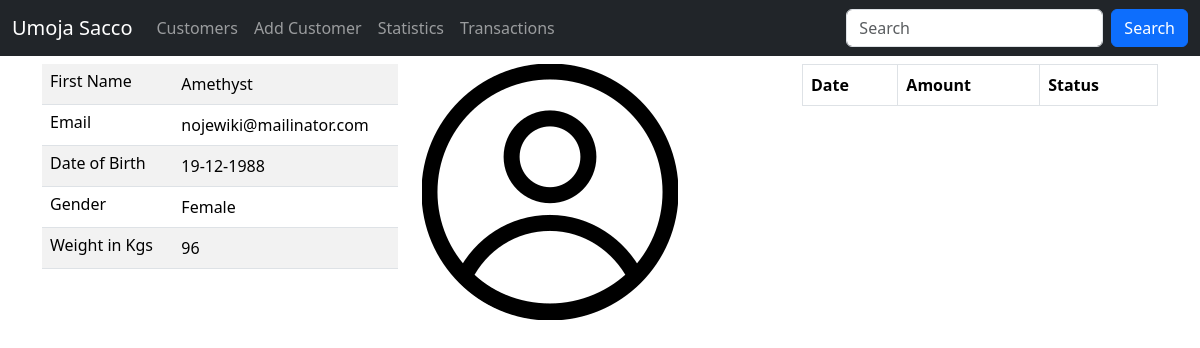
The app's page /customers/details/106, older data.
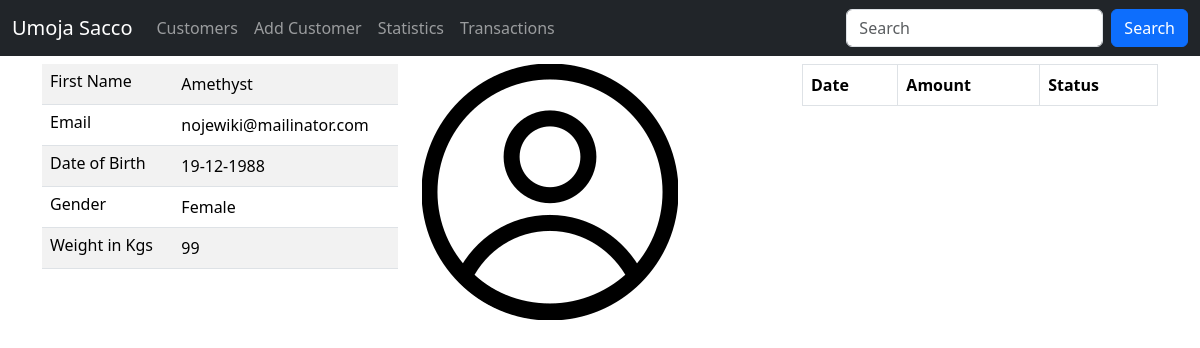
The same page, newer data.
### sacco/models.py (models this page shows, shortened)
class Customer(models.Model):
    first_name = models.CharField(max_length=30) #charfield = varchar
    last_name = models.CharField(max_length=30)
    email = models.EmailField(unique=True) #varchar + ensures email is unique
    dob = models.DateField()
    gender = models.CharField(max_length=10)
    weight = models.IntegerField(default=0)
    created_at = models.DateTimeField(auto_now_add=True)
    updated_at = models.DateTimeField(auto_now=True)
    class Meta:
        db_table = 'customers'

### sacco/views.py (the view)
# urls.py: path('customers/details/<int:customer_id>', views.customer_details, name='customer_details'),
def customer_details(request, customer_id):
    customer = Customer.objects.get(id=customer_id)
    deposits = Deposit.objects.filter(customer_id=customer_id)
    return render(request, "details.html", {"deposits": deposits, "customer": customer})

### templates/details.html (shortened to what this page needs)
{% extends 'master.html' %}
{% load static %}
{% block content %}
    <div class="container">
        <div class="row mt-2">
            <div class="col-sm-4">
                <table class="table table-striped">
                    <tr>
                        <td class="h6">First Name</td>
                        <td>{{ customer.first_name }}</td>
                    </tr>
                    <tr>
                        <td class="h6">Email</td>
                        <td>{{ customer.email }}</td>
                    </tr>
                    <tr>
                        <td class="h6">Date of Birth</td>
                        <td>{{ customer.dob | date:"d-m-Y" }}</td>
                    </tr>
                    <tr>
                        <td class="h6">Gender</td>
                        <td>{{ customer.gender }}</td>
                    </tr>
                    <tr>
                        <td class="h6">Weight in Kgs</td>
                        <td>{{ customer.weight }}</td>
                    </tr>
                </table>
            </div>
            <div class="col-sm-4">
                <img src="{% static 'profile.png' %}" alt="">
            </div>
            <div class="col-sm-4">
                <table class="table table-bordered">
                    <tr>
                        <th>Date</th>
                        <th>Amount</th>
                        <th>Status</th>
                    </tr>
                </table>
            </div>
        </div>
    </div>
{% endblock %}

Row changes from the older to the newer data that the page shows:
changed Customer "Amethyst": weight "96" → "99"
